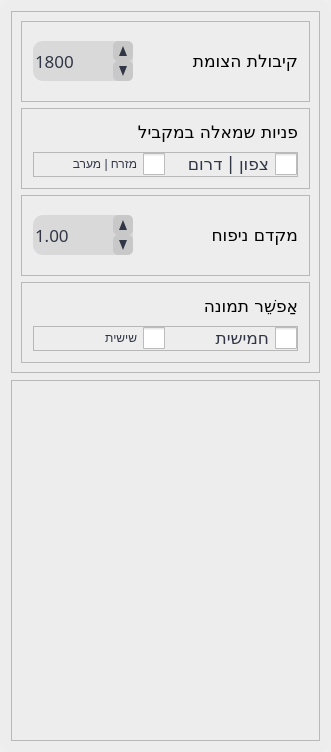
               <widget class="QWidget" name="p_junction">
                <property name="geometry">
                 <rect>
                  <x>0</x>
                  <y>0</y>
                  <width>331</width>
                  <height>752</height>
                 </rect>
                </property>
                <property name="styleSheet">
                 <string notr="true">QFrame#p_f_junction{
	border-radius: 12px;
	background-color: rgba(237, 237, 237,240);
}

QWidget#p_junction{
background-color: rgb(42,48,63);

}</string>
                </property>
                <attribute name="icon">
                 <iconset resource="icons.qrc">
                  <normaloff>:/icons/icons-svg/assessment_black_24dp (1).svg</normaloff>:/icons/icons-svg/assessment_black_24dp (1).svg</iconset>
                </attribute>
                <attribute name="label">
                 <string>נתונים כלליים</string>
                </attribute>
                <layout class="QVBoxLayout" name="verticalLayout_13">
                 <property name="spacing">
                  <number>0</number>
                 </property>
                 <property name="leftMargin">
                  <number>0</number>
                 </property>
                 <property name="topMargin">
                  <number>0</number>
                 </property>
                 <property name="rightMargin">
                  <number>0</number>
                 </property>
                 <property name="bottomMargin">
                  <number>0</number>
                 </property>
                 <item>
                  <widget class="QFrame" name="p_f_junction">
                   <property name="styleSheet">
                    <string notr="true"/>
                   </property>
                   <property name="frameShape">
                    <enum>QFrame::StyledPanel</enum>
                   </property>
                   <property name="frameShadow">
                    <enum>QFrame::Raised</enum>
                   </property>
                   <layout class="QVBoxLayout" name="verticalLayout_39">
                    <property name="spacing">
                     <number>7</number>
                    </property>
                    <property name="leftMargin">
                     <number>11</number>
                    </property>
                    <property name="topMargin">
                     <number>11</number>
                    </property>
                    <property name="rightMargin">
                     <number>11</number>
                    </property>
                    <property name="bottomMargin">
                     <number>11</number>
                    </property>
                    <item>
                     <widget class="QFrame" name="f_junction">
                      <property name="layoutDirection">
                       <enum>Qt::RightToLeft</enum>
                      </property>
                      <property name="styleSheet">
                       <string notr="true">QDoubleSpinBox {
     font: 13pt &quot;Rubik&quot;;
     color:rgb(48,54,69);
     border-radius: 10px;
     background-color: rgb(227,227,227);
}
 QDoubleSpinBox::up-arrow {
     border-left: 4px solid none;
     border-right: 4px solid none;
     border-bottom: 10px solid rgb(48,54,69);
     width: 0px;
     height: 0px;
}
 QDoubleSpinBox::up-arrow:hover {
     border-left: 4px solid none;
     border-right: 4px solid none;
     border-bottom: 10px solid gray;
     width: 0px;
     height: 0px;
}
 QDoubleSpinBox::up-button {
     width: 20px;
     height: 20px;
     background-color: rgb(200,200,200);
     border-radius: 5px;
}
 QDoubleSpinBox::down-arrow {
     border-left: 4px solid none;
     border-right: 4px solid none;
     border-top: 10px solid rgb(48,54,69);
     width: 0px;
     height: 0px;
}
 QDoubleSpinBox::down-arrow:hover {
     border-left: 4px solid none;
     border-right: 4px solid none;
     border-top: 10px solid gray;
     width: 0px;
     height: 0px;
}
 QDoubleSpinBox::down-button {
     width: 20px;
     height: 20px;
     background-color: rgb(200,200,200);
     border-radius: 5px;
}
 QSpinBox {
     font: 13pt &quot;Rubik&quot;;
     color:rgb(48,54,69);
     border-radius: 10px;
     background-color: rgb(227,227,227);
}
 QSpinBox::up-arrow {
     border-left: 4px solid none;
     border-right: 4px solid none;
     border-bottom: 10px solid rgb(48,54,69);
     width: 0px;
     height: 0px;
}
 QSpinBox::up-arrow:hover {
     border-left: 4px solid none;
     border-right: 4px solid none;
     border-bottom: 10px solid gray;
     width: 0px;
     height: 0px;
}
 QSpinBox::up-button {
     width: 20px;
     height: 20px;
     background-color: rgb(200,200,200);
     border-radius: 5px;
}
 QSpinBox::down-arrow {
     border-left: 4px solid none;
     border-right: 4px solid none;
     border-top: 10px solid rgb(48,54,69);
     width: 0px;
     height: 0px;
}
 QSpinBox::down-arrow:hover {
     border-left: 4px solid none;
     border-right: 4px solid none;
     border-top: 10px solid gray;
     width: 0px;
     height: 0px;
}
 QSpinBox::down-button {
     width: 20px;
     height: 20px;
     background-color: rgb(200,200,200);
     border-radius: 5px;
}
 QCheckBox{
     font: 13pt &quot;Rubik&quot;;
     color: rgb(48, 54, 69);
}
 QCheckBox::indicator {
     width: 22px;
     height: 22px;
}
 QCheckBox::indicator:checked {
     image: url(:/icons/icons-svg/check_box_checked_2.svg);
}
 QCheckBox::indicator:unchecked {
     image: url(:/icons/icons-svg/check_box_2.svg);
}
 QCheckBox::indicator:checked:hover {
     image: url(:/icons/icons-svg/check_box_checked_2_hover.svg);
}
 QCheckBox::indicator:unchecked:hover {
     image: url(:/icons/icons-svg/check_box_2_hov.svg);
}
 QCheckBox::indicator:checked:pressed {
     image: url(:/icons/icons-svg/check_box_checked.svg);
}
 QCheckBox::indicator:unchecked:pressed {
     image: url(:/icons/icons-svg/check_box.svg);
}
 </string>
                      </property>
                      <property name="frameShape">
                       <enum>QFrame::StyledPanel</enum>
                      </property>
                      <property name="frameShadow">
                       <enum>QFrame::Raised</enum>
                      </property>
                      <layout class="QVBoxLayout" name="verticalLayout_12">
                       <item>
                        <widget class="QFrame" name="f_cap">
                         <property name="styleSheet">
                          <string notr="true"/>
                         </property>
                         <property name="frameShape">
                          <enum>QFrame::StyledPanel</enum>
                         </property>
                         <property name="frameShadow">
                          <enum>QFrame::Raised</enum>
                         </property>
                         <layout class="QHBoxLayout" name="horizontalLayout_14">
                          <property name="spacing">
                           <number>7</number>
                          </property>
                          <property name="leftMargin">
                           <number>11</number>
                          </property>
                          <property name="topMargin">
                           <number>11</number>
                          </property>
                          <property name="rightMargin">
                           <number>11</number>
                          </property>
                          <property name="bottomMargin">
                           <number>11</number>
                          </property>
                          <item>
                           <widget class="QLabel" name="l_cap">
                            <property name="font">
                             <font>
                              <family>Rubik</family>
                              <pointsize>13</pointsize>
                              <weight>50</weight>
                              <italic>false</italic>
                              <bold>false</bold>
                             </font>
                            </property>
                            <property name="toolTip">
                             <string>קיבולת מקסימלית לנתיב. 
ברירת מחדל היא 1800.
כאשר נבחר בערך זה:
קיבולת ל-2 תמונות: 1500
קיבולת ל-3 תמונות: 1450
קיבולת ל-4 תמונות: 1400</string>
                            </property>
                            <property name="styleSheet">
                             <string notr="true">QToolTip {
	background-color: rgba(43, 49, 63,150);
	font: 11pt &quot;Rubik&quot;;
	color: rgb(238, 238, 238);
	border-radius: 2px;
	border-color: 3px solid rgb(238, 238, 238);
}</string>
                            </property>
                            <property name="text">
                             <string>קיבולת הצומת</string>
                            </property>
                           </widget>
                          </item>
                          <item>
                           <widget class="QSpinBox" name="spin_cap">
                            <property name="sizePolicy">
                             <sizepolicy hsizetype="Preferred" vsizetype="Preferred">
                              <horstretch>0</horstretch>
                              <verstretch>0</verstretch>
                             </sizepolicy>
                            </property>
                            <property name="minimumSize">
                             <size>
                              <width>100</width>
                              <height>40</height>
                             </size>
                            </property>
                            <property name="maximumSize">
                             <size>
                              <width>100</width>
                              <height>40</height>
                             </size>
                            </property>
                            <property name="font">
                             <font>
                              <family>Rubik</family>
                              <pointsize>13</pointsize>
                              <weight>50</weight>
                              <italic>false</italic>
                              <bold>false</bold>
                             </font>
                            </property>
                            <property name="layoutDirection">
                             <enum>Qt::LeftToRight</enum>
                            </property>
                            <property name="autoFillBackground">
                             <bool>false</bool>
                            </property>
                            <property name="styleSheet">
                             <string notr="true">QSpinBox#spin_cap{
	font: 13pt &quot;Rubik&quot;;
	color: rgb(48,54,69);
	border-radius: 10px;
	background-color: rgb(217,217,217);
}

QSpinBox#spin_cap::up-arrow{
	border-left: 4px solid none;
	border-right: 4px solid none;
	border-bottom: 10px solid rgb(48,54,69);
	width: 0px;
	height: 0px;
	background-color: rgb(200,200,200);
}

QSpinBox#spin_cap::up-arrow:hover{
	border-left: 4px solid none;
	border-right: 4px solid none;
	border-bottom: 10px solid gray;
	width: 0px;
	height: 0px;
}

QSpinBox#spin_cap::up-button{
	width: 20px;
	height: 20px;
	background-color: rgb(200,200,200);
	border-radius: 5px;
}

QSpinBox#spin_cap::down-arrow{
	border-left: 4px solid none;
	border-right: 4px solid none;
	border-top: 10px solid rgb(48,54,69);
	width: 0px;
	height: 0px;
    background-color: rgb(200,200,200);
}

QSpinBox#spin_cap::down-arrow:hover {
	border-left: 4px solid none;
	border-right: 4px solid none;
	border-top: 10px solid gray;
	width: 0px;
	height: 0px;
}

QSpinBox#spin_cap::down-button {
	width: 20px;
	height: 20px;
	background-color: rgb(200,200,200);
	border-radius: 5px;
}


QSpinBox#spin_cap:disabled{
	font: 13pt &quot;Rubik&quot;;
	color: gray;
	border-radius: 10px;
	background-color: rgb(227,227,227);
}

</string>
                            </property>
                            <property name="minimum">
                             <number>1</number>
                            </property>
                            <property name="maximum">
                             <number>10000</number>
                            </property>
                            <property name="singleStep">
                             <number>50</number>
                            </property>
                            <property name="value">
                             <number>1800</number>
                            </property>
                           </widget>
                          </item>
                         </layout>
                        </widget>
                       </item>
                       <item>
                        <widget class="QFrame" name="f_lefts">
                         <property name="layoutDirection">
                          <enum>Qt::RightToLeft</enum>
                         </property>
                         <property name="frameShape">
                          <enum>QFrame::StyledPanel</enum>
                         </property>
                         <property name="frameShadow">
                          <enum>QFrame::Raised</enum>
                         </property>
                         <layout class="QVBoxLayout" name="verticalLayout_14">
                          <property name="spacing">
                           <number>7</number>
                          </property>
                          <property name="leftMargin">
                           <number>11</number>
                          </property>
                          <property name="topMargin">
                           <number>11</number>
                          </property>
                          <property name="rightMargin">
                           <number>11</number>
                          </property>
                          <property name="bottomMargin">
                           <number>11</number>
                          </property>
                          <item>
                           <widget class="QLabel" name="l_lefts">
                            <property name="font">
                             <font>
                              <family>Rubik</family>
                              <pointsize>13</pointsize>
                              <weight>50</weight>
                              <italic>false</italic>
                              <bold>false</bold>
                             </font>
                            </property>
                            <property name="styleSheet">
                             <string notr="true">QToolTip {
	background-color: rgba(43, 49, 63,150);
	font: 11pt &quot;Rubik&quot;;
	color: rgb(238, 238, 238);
	border-radius: 2px;
	border-color: 3px solid rgb(238, 238, 238);
}</string>
                            </property>
                            <property name="text">
                             <string>פניות שמאלה במקביל</string>
                            </property>
                           </widget>
                          </item>
                          <item>
                           <widget class="QFrame" name="f_check_lefts">
                            <property name="frameShape">
                             <enum>QFrame::StyledPanel</enum>
                            </property>
                            <property name="frameShadow">
                             <enum>QFrame::Raised</enum>
                            </property>
                            <layout class="QHBoxLayout" name="horizontalLayout_16">
                             <property name="spacing">
                              <number>0</number>
                             </property>
                             <property name="leftMargin">
                              <number>0</number>
                             </property>
                             <property name="topMargin">
                              <number>0</number>
                             </property>
                             <property name="rightMargin">
                              <number>0</number>
                             </property>
                             <property name="bottomMargin">
                              <number>0</number>
                             </property>
                             <item>
                              <widget class="QCheckBox" name="check_noso">
                               <property name="font">
                                <font>
                                 <family>Rubik</family>
                                 <pointsize>13</pointsize>
                                 <weight>50</weight>
                                 <italic>false</italic>
                                 <bold>false</bold>
                                </font>
                               </property>
                               <property name="toolTip">
                                <string>נסמן כאשר נרצה לאפשר פנייה שמאלה במקביל מזרועות צפון ודרום.</string>
                               </property>
                               <property name="styleSheet">
                                <string notr="true">QToolTip {
	background-color: rgba(43, 49, 63,150);
	font: 11pt &quot;Rubik&quot;;
	color: rgb(238, 238, 238);
	border-radius: 2px;
	border-color: 3px solid rgb(238, 238, 238);
}</string>
                               </property>
                               <property name="text">
                                <string>צפון | דרום</string>
                               </property>
                              </widget>
                             </item>
                             <item>
                              <widget class="QCheckBox" name="check_weea">
                               <property name="toolTip">
                                <string>נסמן כאשר נרצה לאפשר פנייה שמאלה במקביל מזרועות מזרח ומערב.</string>
                               </property>
                               <property name="layoutDirection">
                                <enum>Qt::RightToLeft</enum>
                               </property>
                               <property name="styleSheet">
                                <string notr="true">QToolTip {
	background-color: rgba(43, 49, 63,150);
	font: 11pt &quot;Rubik&quot;;
	color: rgb(238, 238, 238);
	border-radius: 2px;
	border-color: 3px solid rgb(238, 238, 238);
}</string>
                               </property>
                               <property name="text">
                                <string>מזרח | מערב</string>
                               </property>
                              </widget>
                             </item>
                            </layout>
                           </widget>
                          </item>
                         </layout>
                        </widget>
                       </item>
                       <item>
                        <widget class="QFrame" name="f_inf">
                         <property name="frameShape">
                          <enum>QFrame::StyledPanel</enum>
                         </property>
                         <property name="frameShadow">
                          <enum>QFrame::Raised</enum>
                         </property>
                         <layout class="QHBoxLayout" name="horizontalLayout_17">
                          <property name="spacing">
                           <number>7</number>
                          </property>
                          <property name="leftMargin">
                           <number>11</number>
                          </property>
                          <property name="topMargin">
                           <number>11</number>
                          </property>
                          <property name="rightMargin">
                           <number>11</number>
                          </property>
                          <property name="bottomMargin">
                           <number>11</number>
                          </property>
                          <item>
                           <widget class="QLabel" name="l_inf">
                            <property name="font">
                             <font>
                              <family>Rubik</family>
                              <pointsize>13</pointsize>
                              <weight>50</weight>
                              <italic>false</italic>
                              <bold>false</bold>
                             </font>
                            </property>
                            <property name="toolTip">
                             <string>ניתן להכניס ערך אחר על מנת לבצע ניפוח של הספירות.
ערך ניפוח הוא בדרך כלל מקדם בחזקה. 
נדרש להכניס כקלט ערך סופי בלבד
(לדוגמא, 1.1 לניפוח של 10%).</string>
                            </property>
                            <property name="styleSheet">
                             <string notr="true">QToolTip {
	background-color: rgba(43, 49, 63,150);
	font: 11pt &quot;Rubik&quot;;
	color: rgb(238, 238, 238);
	border-radius: 2px;
	border-color: 3px solid rgb(238, 238, 238);
}</string>
                            </property>
                            <property name="text">
                             <string>מקדם ניפוח</string>
                            </property>
                           </widget>
                          </item>
                          <item>
                           <widget class="QDoubleSpinBox" name="spin_inf">
                            <property name="minimumSize">
                             <size>
                              <width>100</width>
                              <height>40</height>
                             </size>
                            </property>
                            <property name="maximumSize">
                             <size>
                              <width>100</width>
                              <height>40</height>
                             </size>
                            </property>
                            <property name="font">
                             <font>
                              <family>Rubik</family>
                              <pointsize>13</pointsize>
                              <weight>50</weight>
                              <italic>false</italic>
                              <bold>false</bold>
                             </font>
                            </property>
                            <property name="layoutDirection">
                             <enum>Qt::LeftToRight</enum>
                            </property>
                            <property name="styleSheet">
                             <string notr="true">
QDoubleSpinBox#spin_inf{
	font: 13pt &quot;Rubik&quot;;
	color: rgb(48,54,69);
	border-radius: 10px;
	background-color: rgb(217,217,217);
}

QDoubleSpinBox#spin_inf::up-arrow{
	border-left: 4px solid none;
	border-right: 4px solid none;
	border-bottom: 10px solid rgb(48,54,69);
	width: 0px;
	height: 0px;
}

QDoubleSpinBox#spin_inf::up-arrow:hover{
	border-left: 4px solid none;
	border-right: 4px solid none;
	border-bottom: 10px solid gray;
	width: 0px;
	height: 0px;
}

QDoubleSpinBox#spin_inf::up-button{
	width: 20px;
	height: 20px;
	background-color: rgb(200,200,200);
	border-radius: 5px;

}
QDoubleSpinBox#spin_inf::down-arrow{
	border-left: 4px solid none;
	border-right: 4px solid none;
	border-top: 10px solid rgb(48,54,69);
	width: 0px;
	height: 0px;
}

QDoubleSpinBox#spin_inf::down-arrow:hover {
	border-left: 4px solid none;
	border-right: 4px solid none;
	border-top: 10px solid gray;
	width: 0px;
	height: 0px;
}

QDoubleSpinBox#spin_inf::down-button {
	width: 20px;
	height: 20px;
	background-color: rgb(200,200,200);
	border-radius: 5px;
}


QDoubleSpinBox#spin_inf:disabled{
	font: 13pt &quot;Rubik&quot;;
	color: gray;
	border-radius: 10px;
	background-color: rgb(227,227,227);
}

QDoubleSpinBox#spin_inf::up-arrow:disabled{
	border-left: 4px solid none;
	border-right: 4px solid none;
	border-bottom: 10px solid gray;
	width: 0px;
	height: 0px;
}

QDoubleSpinBox#spin_inf::down-arrow:disabled{
	border-left: 4px solid none;
	border-right: 4px solid none;
	border-top: 10px solid gray;
	width: 0px;
	height: 0px;
}
</string>
                            </property>
                            <property name="inputMethodHints">
                             <set>Qt::ImhFormattedNumbersOnly</set>
                            </property>
                            <property name="buttonSymbols">
                             <enum>QAbstractSpinBox::UpDownArrows</enum>
                            </property>
                            <property name="singleStep">
                             <double>0.010000000000000</double>
                            </property>
                            <property name="value">
                             <double>1.000000000000000</double>
                            </property>
                           </widget>
                          </item>
                         </layout>
                        </widget>
                       </item>
                       <item>
                        <widget class="QFrame" name="f_images">
                         <property name="layoutDirection">
                          <enum>Qt::RightToLeft</enum>
                         </property>
                         <property name="frameShape">
                          <enum>QFrame::StyledPanel</enum>
                         </property>
                         <property name="frameShadow">
                          <enum>QFrame::Raised</enum>
                         </property>
                         <layout class="QVBoxLayout" name="verticalLayout_35">
                          <property name="spacing">
                           <number>7</number>
                          </property>
                          <property name="leftMargin">
                           <number>11</number>
                          </property>
                          <property name="topMargin">
                           <number>11</number>
                          </property>
                          <property name="rightMargin">
                           <number>11</number>
                          </property>
                          <property name="bottomMargin">
                           <number>11</number>
                          </property>
                          <item>
                           <widget class="QLabel" name="l_images">
                            <property name="font">
                             <font>
                              <family>Rubik</family>
                              <pointsize>13</pointsize>
                              <weight>50</weight>
                              <italic>false</italic>
                              <bold>false</bold>
                             </font>
                            </property>
                            <property name="toolTip">
                             <string>חישוב מתקדם עבור פאזה מתמשכת (תיתכן התארכות של תהליך החישוב).</string>
                            </property>
                            <property name="styleSheet">
                             <string notr="true">QToolTip {
	background-color: rgba(43, 49, 63,150);
	font: 11pt &quot;Rubik&quot;;
	color: rgb(238, 238, 238);
	border-radius: 2px;
	border-color: 3px solid rgb(238, 238, 238);
}</string>
                            </property>
                            <property name="text">
                             <string>אַפשֵׁר תמונה</string>
                            </property>
                           </widget>
                          </item>
                          <item>
                           <widget class="QFrame" name="f_enable_image">
                            <property name="frameShape">
                             <enum>QFrame::StyledPanel</enum>
                            </property>
                            <property name="frameShadow">
                             <enum>QFrame::Raised</enum>
                            </property>
                            <layout class="QHBoxLayout" name="horizontalLayout_45">
                             <property name="spacing">
                              <number>0</number>
                             </property>
                             <property name="leftMargin">
                              <number>0</number>
                             </property>
                             <property name="topMargin">
                              <number>0</number>
                             </property>
                             <property name="rightMargin">
                              <number>0</number>
                             </property>
                             <property name="bottomMargin">
                              <number>0</number>
                             </property>
                             <item>
                              <widget class="QCheckBox" name="check_fifth">
                               <property name="font">
                                <font>
                                 <family>Rubik</family>
                                 <pointsize>13</pointsize>
                                 <weight>50</weight>
                                 <italic>false</italic>
                                 <bold>false</bold>
                                </font>
                               </property>
                               <property name="toolTip">
                                <string>נסמן אפשרות זו על מנת להתיר ביצוע חישוב עבור 5 תמונות.</string>
                               </property>
                               <property name="styleSheet">
                                <string notr="true">QToolTip {
	background-color: rgba(43, 49, 63,150);
	font: 11pt &quot;Rubik&quot;;
	color: rgb(238, 238, 238);
	border-radius: 2px;
	border-color: 3px solid rgb(238, 238, 238);
}</string>
                               </property>
                               <property name="text">
                                <string>חמישית</string>
                               </property>
                              </widget>
                             </item>
                             <item>
                              <widget class="QCheckBox" name="check_sixth">
                               <property name="toolTip">
                                <string>נסמן אפשרות זו על מנת להתיר ביצוע חישוב עבור 6 תמונות.</string>
                               </property>
                               <property name="layoutDirection">
                                <enum>Qt::RightToLeft</enum>
                               </property>
                               <property name="styleSheet">
                                <string notr="true">QToolTip {
	background-color: rgba(43, 49, 63,150);
	font: 11pt &quot;Rubik&quot;;
	color: rgb(238, 238, 238);
	border-radius: 2px;
	border-color: 3px solid rgb(238, 238, 238);
}</string>
                               </property>
                               <property name="text">
                                <string>שישית</string>
                               </property>
                              </widget>
                             </item>
                            </layout>
                           </widget>
                          </item>
                         </layout>
                        </widget>
                       </item>
                      </layout>
                     </widget>
                    </item>
                    <item>
                     <widget class="QFrame" name="spacer_2">
                      <property name="frameShape">
                       <enum>QFrame::StyledPanel</enum>
                      </property>
                      <property name="frameShadow">
                       <enum>QFrame::Raised</enum>
                      </property>
                     </widget>
                    </item>
                   </layout>
                  </widget>
                 </item>
                </layout>
               </widget>
